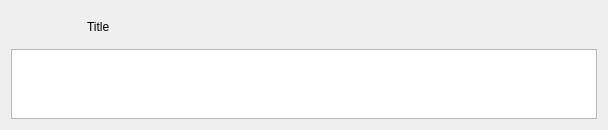
<?xml version="1.0" encoding="UTF-8"?>
<ui version="4.0">
 <class>TabularReport</class>
 <widget class="QWidget" name="TabularReport">
  <property name="geometry">
   <rect>
    <x>0</x>
    <y>0</y>
    <width>608</width>
    <height>122</height>
   </rect>
  </property>
  <property name="windowTitle">
   <string>DataView</string>
  </property>
  <layout class="QVBoxLayout" name="verticalLayout">
   <item>
    <layout class="QHBoxLayout" name="horizontalLayout_5">
     <item>
      <widget class="QPushButton" name="writeDataToFile">
       <property name="sizePolicy">
        <sizepolicy hsizetype="Fixed" vsizetype="Fixed">
         <horstretch>0</horstretch>
         <verstretch>0</verstretch>
        </sizepolicy>
       </property>
       <property name="minimumSize">
        <size>
         <width>32</width>
         <height>32</height>
        </size>
       </property>
       <property name="maximumSize">
        <size>
         <width>32</width>
         <height>32</height>
        </size>
       </property>
       <property name="baseSize">
        <size>
         <width>32</width>
         <height>32</height>
        </size>
       </property>
       <property name="toolTip">
        <string>Export information to csv</string>
       </property>
       <property name="text">
        <string/>
       </property>
       <property name="iconSize">
        <size>
         <width>22</width>
         <height>22</height>
        </size>
       </property>
       <property name="flat">
        <bool>true</bool>
       </property>
      </widget>
     </item>
     <item>
      <widget class="QPushButton" name="selectInformation">
       <property name="sizePolicy">
        <sizepolicy hsizetype="Fixed" vsizetype="Fixed">
         <horstretch>0</horstretch>
         <verstretch>0</verstretch>
        </sizepolicy>
       </property>
       <property name="minimumSize">
        <size>
         <width>32</width>
         <height>32</height>
        </size>
       </property>
       <property name="maximumSize">
        <size>
         <width>32</width>
         <height>32</height>
        </size>
       </property>
       <property name="baseSize">
        <size>
         <width>32</width>
         <height>32</height>
        </size>
       </property>
       <property name="toolTip">
        <string>Select Information Fields</string>
       </property>
       <property name="text">
        <string/>
       </property>
       <property name="icon">
        <iconset resource="../../rsc/espina.qrc">
         <normaloff>:/espina/settings.png</normaloff>:/espina/settings.png</iconset>
       </property>
       <property name="iconSize">
        <size>
         <width>22</width>
         <height>22</height>
        </size>
       </property>
       <property name="flat">
        <bool>true</bool>
       </property>
      </widget>
     </item>
     <item>
      <widget class="QLabel" name="title">
       <property name="text">
        <string>Title</string>
       </property>
      </widget>
     </item>
     <item>
      <spacer name="horizontalSpacer_5">
       <property name="orientation">
        <enum>Qt::Horizontal</enum>
       </property>
       <property name="sizeHint" stdset="0">
        <size>
         <width>40</width>
         <height>20</height>
        </size>
       </property>
      </spacer>
     </item>
    </layout>
   </item>
   <item>
    <widget class="QTableView" name="tableView">
     <property name="styleSheet">
      <string notr="true">QTableView::indicator {
     width: 15px;
     height: 15px;
 }
QTableView::indicator:checked {
     image: url(:/espina/show_all.svg);
 } 
QTableView::indicator:unchecked {
     image: url(:/espina/hide_all.svg);
 } 
</string>
     </property>
     <property name="dragDropMode">
      <enum>QAbstractItemView::InternalMove</enum>
     </property>
     <property name="defaultDropAction">
      <enum>Qt::MoveAction</enum>
     </property>
     <property name="selectionBehavior">
      <enum>QAbstractItemView::SelectRows</enum>
     </property>
     <property name="sortingEnabled">
      <bool>true</bool>
     </property>
     <attribute name="verticalHeaderVisible">
      <bool>false</bool>
     </attribute>
    </widget>
   </item>
  </layout>
 </widget>
 <resources>
  <include location="../../rsc/espina.qrc"/>
 </resources>
 <connections/>
</ui>
